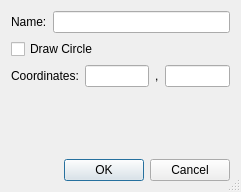
<?xml version="1.0" encoding="UTF-8"?>
<ui version="4.0">
 <class>properties</class>
 <widget class="QDialog" name="properties">
  <property name="geometry">
   <rect>
    <x>0</x>
    <y>0</y>
    <width>241</width>
    <height>192</height>
   </rect>
  </property>
  <property name="windowTitle">
   <string>Properties</string>
  </property>
  <property name="sizeGripEnabled">
   <bool>true</bool>
  </property>
  <layout class="QVBoxLayout" name="verticalLayout">
   <item>
    <layout class="QHBoxLayout" name="horizontalLayout">
     <item>
      <widget class="QLabel" name="label_3">
       <property name="text">
        <string>Name:</string>
       </property>
      </widget>
     </item>
     <item>
      <widget class="QLineEdit" name="lineEdit_3"/>
     </item>
    </layout>
   </item>
   <item>
    <widget class="QCheckBox" name="checkBox">
     <property name="text">
      <string>Draw Circle</string>
     </property>
    </widget>
   </item>
   <item>
    <layout class="QHBoxLayout" name="horizontalLayout_2">
     <item>
      <widget class="QLabel" name="label_4">
       <property name="text">
        <string>Coordinates:</string>
       </property>
      </widget>
     </item>
     <item>
      <widget class="QLineEdit" name="lineEdit"/>
     </item>
     <item>
      <widget class="QLabel" name="label_5">
       <property name="text">
        <string>,</string>
       </property>
      </widget>
     </item>
     <item>
      <widget class="QLineEdit" name="lineEdit_2"/>
     </item>
    </layout>
   </item>
   <item>
    <spacer name="verticalSpacer">
     <property name="orientation">
      <enum>Qt::Vertical</enum>
     </property>
     <property name="sizeHint" stdset="0">
      <size>
       <width>20</width>
       <height>64</height>
      </size>
     </property>
    </spacer>
   </item>
   <item>
    <widget class="QDialogButtonBox" name="buttonBox">
     <property name="standardButtons">
      <set>QDialogButtonBox::Cancel|QDialogButtonBox::Ok</set>
     </property>
    </widget>
   </item>
  </layout>
 </widget>
 <resources/>
 <connections>
  <connection>
   <sender>buttonBox</sender>
   <signal>accepted()</signal>
   <receiver>properties</receiver>
   <slot>accept()</slot>
   <hints>
    <hint type="sourcelabel">
     <x>120</x>
     <y>171</y>
    </hint>
    <hint type="destinationlabel">
     <x>120</x>
     <y>95</y>
    </hint>
   </hints>
  </connection>
  <connection>
   <sender>buttonBox</sender>
   <signal>rejected()</signal>
   <receiver>properties</receiver>
   <slot>reject()</slot>
   <hints>
    <hint type="sourcelabel">
     <x>120</x>
     <y>171</y>
    </hint>
    <hint type="destinationlabel">
     <x>120</x>
     <y>95</y>
    </hint>
   </hints>
  </connection>
 </connections>
</ui>
